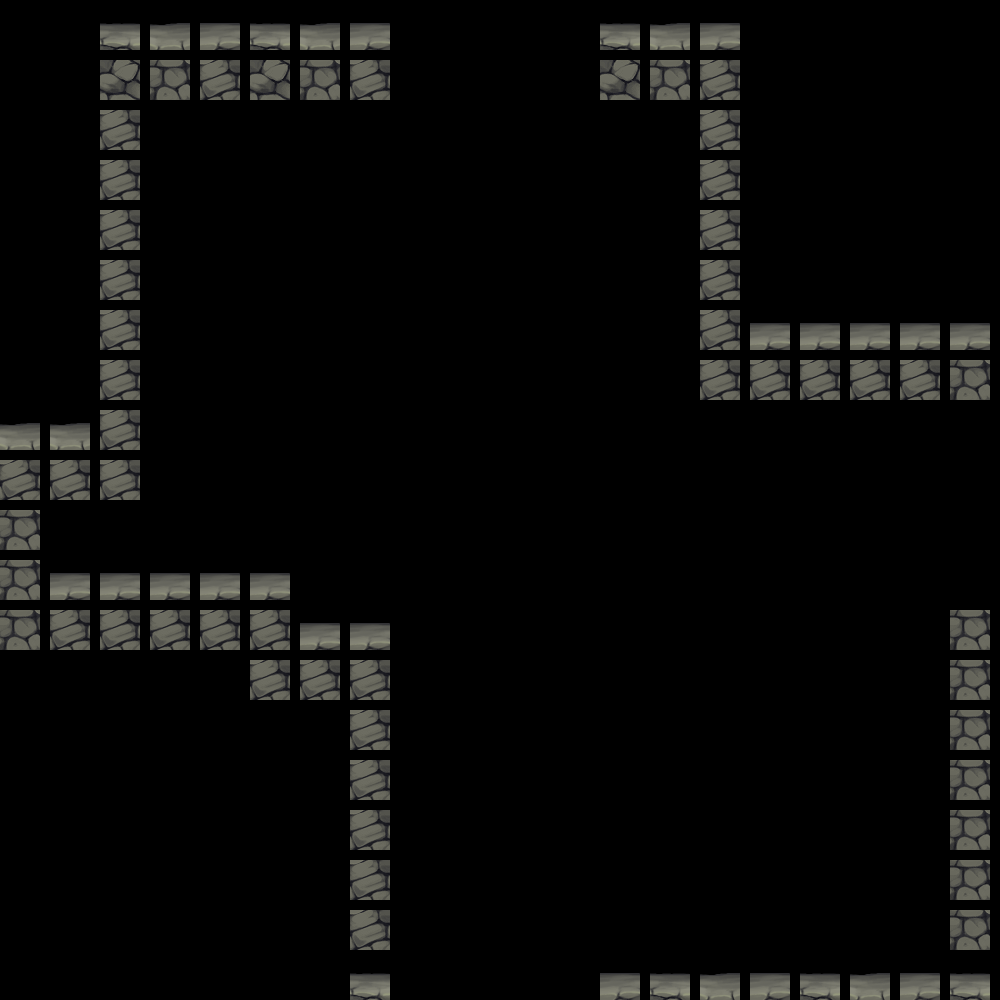

Rendered tile map (Tiled .tmx) drawn with the repository's tilesets; below, a short description and the full map source, tile grids included:
An orthogonal 20x20 tile map with 50x50 px tiles, 1 tile layer (BackGround), 2 tilesets.

<map version="2017.05.26" orientation="orthogonal" renderorder="right-down" width="20" height="20" tilewidth="50" tileheight="50" nextobjectid="1">
 <tileset firstgid="1" source="abc.tsx" />
 <tileset firstgid="10" source="abcd.tsx" />
 <layer name="BackGround" width="20" height="20">
  <data encoding="csv">
0,0,6,4,5,6,4,5,0,0,0,0,6,4,5,0,0,0,0,0,
0,0,9,7,8,9,7,8,0,0,0,0,9,7,8,0,0,0,0,0,
0,0,8,0,0,0,0,0,0,0,0,0,0,0,8,0,0,0,0,0,
0,0,8,0,0,0,0,0,0,0,0,0,0,0,8,0,0,0,0,0,
0,0,8,0,0,0,0,0,0,0,0,0,0,0,8,0,0,0,0,0,
0,0,8,0,0,0,0,0,0,0,0,0,0,0,8,0,0,0,0,0,
0,0,8,0,0,0,0,0,0,0,0,0,0,0,8,5,5,5,5,5,
0,0,8,0,0,0,0,0,0,0,0,0,0,0,8,8,8,8,8,7,
4,4,8,0,0,0,0,0,0,0,0,0,0,0,0,0,0,0,0,0,
8,8,8,0,0,0,0,0,0,0,0,0,0,0,0,0,0,0,0,0,
7,0,0,0,0,0,0,0,0,0,0,0,0,0,0,0,0,0,0,0,
7,5,5,5,5,5,0,0,0,0,0,0,0,0,0,0,0,0,0,0,
7,8,8,8,8,8,5,5,0,0,0,0,0,0,0,0,0,0,0,7,
0,0,0,0,0,8,8,8,0,0,0,0,0,0,0,0,0,0,0,7,
0,0,0,0,0,0,0,8,0,0,0,0,0,0,0,0,0,0,0,7,
0,0,0,0,0,0,0,8,0,0,0,0,0,0,0,0,0,0,0,7,
0,0,0,0,0,0,0,8,0,0,0,0,0,0,0,0,0,0,0,7,
0,0,0,0,0,0,0,8,0,0,0,0,0,0,0,0,0,0,0,7,
0,0,0,0,0,0,0,8,0,0,0,0,0,0,0,0,0,0,0,7,
0,0,0,0,0,0,0,6,0,0,0,0,5,6,4,5,6,4,5,6
</data>
 </layer>
</map>
